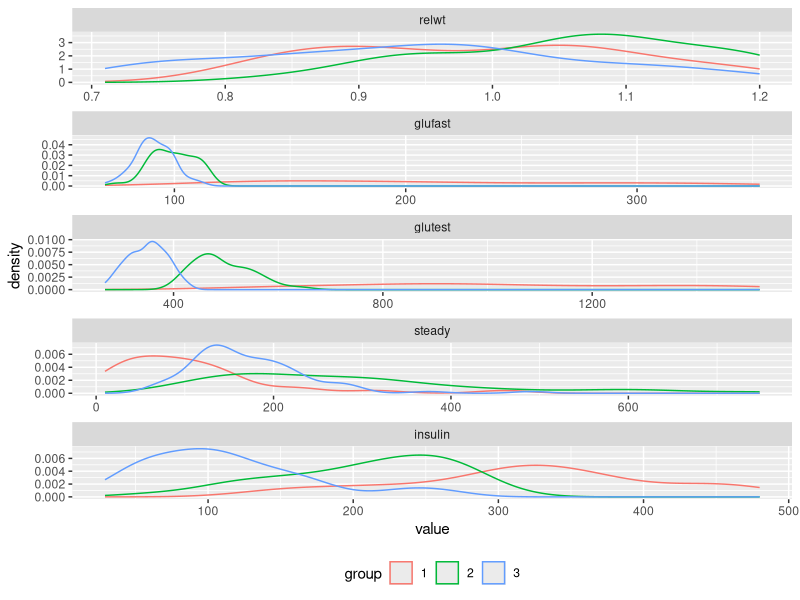
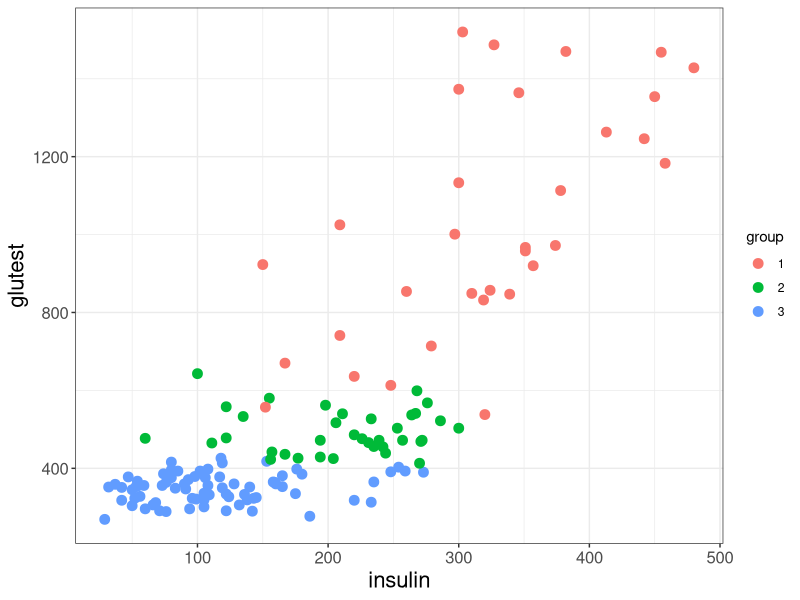
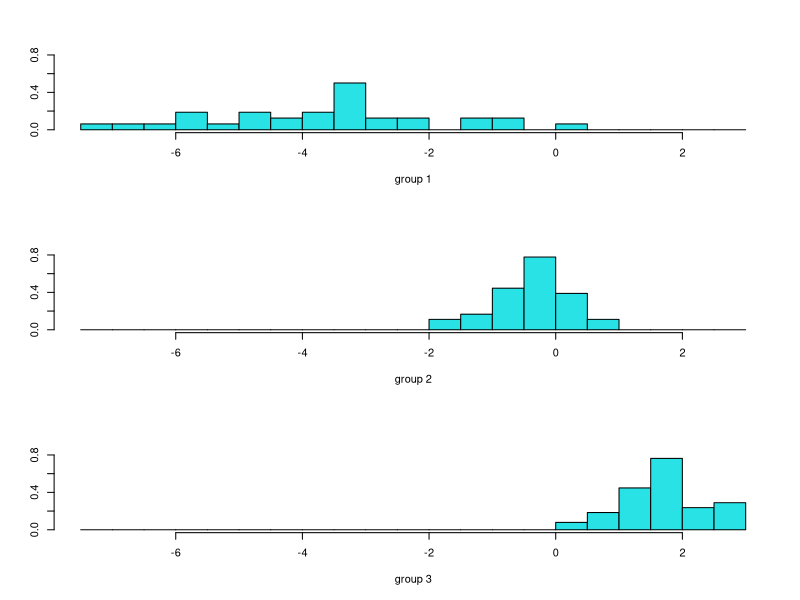

Generate these figures, in order, with R:
require(tidyverse)
require(MASS) ## for LDA
## the data
diabetes <- read_csv("diabetes.csv")
diabetes$group <- factor(diabetes$group)
diabetes
## Plots
ggplot(reshape2::melt(diabetes, id.vars = c("id", "group")),
       aes(x = value, col = group)) +
  geom_density() + facet_wrap( ~variable, ncol = 1, scales = "free") +
    theme(legend.position = "bottom")
ggplot(diabetes, mapping = aes(x = insulin, y = glutest)) +
  theme_bw() +
  geom_point(aes(colour = group), size = 3) +
  labs( x = "insulin" , y = "glutest") +
  theme(axis.title = element_text( size = 16),
        axis.text  = element_text(size = 12))
## LDA with two variables
diabetes_lda  <-  lda(group ~ insulin + glutest, data = diabetes)
## how many discriminant functions are possible?
diabetes_lda
## missclassification
ghat <- predict(diabetes_lda)$class
table(prediced = ghat, observed = diabetes$group)
mean(ghat != diabetes$group)
## predictions
diabetes.pred <- predict(diabetes_lda)
str(diabetes.pred)

### NOW what about all the variables
lda_all <- lda(group ~ insulin + glutest + glufast + steady + relwt,data = diabetes)
## confusion matrix
diabetes.full.pred <- predict(lda_all)
diabetes.full.pred
ldahist(data = diabetes.full.pred$x[,1], g = diabetes$group)

prop.table(table(predicted = diabetes.full.pred$class, observed = diabetes$group))
## leave one out cross validation
diabetes.full.pred <- predict(lda_all, CV = TRUE)
diabetes.full.pred
